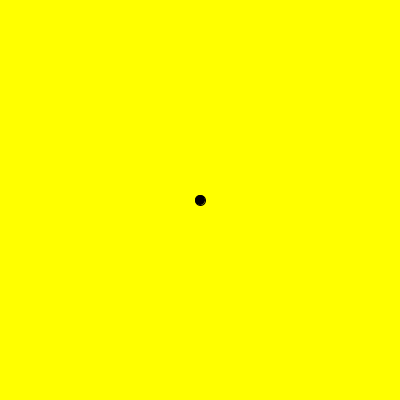
Frame 1 (no input)
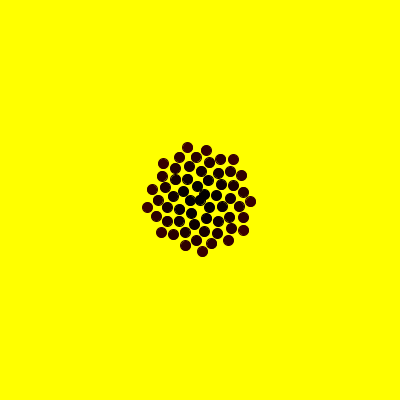
Frame 60 (the mouse pressed at the canvas centre just before this capture)
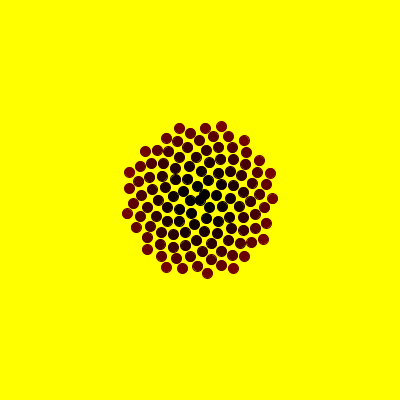
Frame 120 (the mouse held since frame 60 and released just before this capture)

The Processing sketch that drew these frames (run headless with seeded random() and noise(); from frame 60 on, the mouse is pressed at the canvas centre):

// Processing sketch: Sunflower
// ── Sunflower.pde
private final int radius = 10;
private final int scale = 7;

private final double goldenangle = Math.PI * (3 - Math.sqrt(5));

private final int wh = 400;

private int r = 0;
private int g = 0;
private int b = 0;

private int n = 0;
private double a = 0;

public void setup() {
  size(400, 400);
  background(255, 255, 0);
}

public void draw() {
  if (g >= 255) {
    noLoop();
    return;
  }
  else if (r < 255) {
    r++;
  }
  else if (b < 255) {
    b++;
  }
  else {
    g++;
  }

  double h = Math.sqrt(n)*scale;
  double x = wh/2 + Math.sin(a) * h;
  double y = wh/2 + Math.cos(a) * h;
  a+=goldenangle;
  stroke(r, g, b);
  fill(r, g, b);
  ellipse((float) x, (float) y, radius, radius);

  n++;
}
